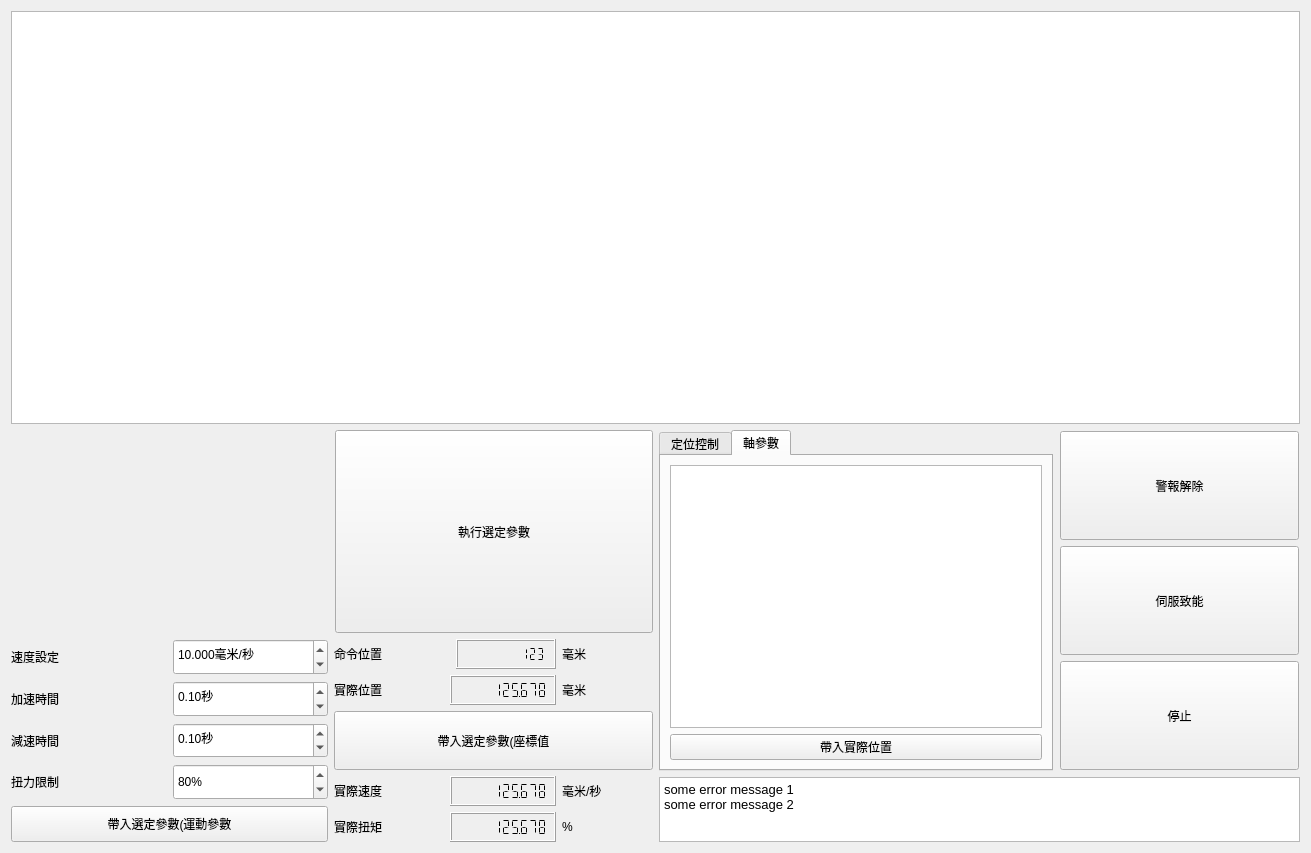
<?xml version="1.0" encoding="UTF-8"?>
<ui version="4.0">
 <class>FrontAxisParameter</class>
 <widget class="QWidget" name="FrontAxisParameter">
  <property name="geometry">
   <rect>
    <x>0</x>
    <y>0</y>
    <width>1311</width>
    <height>853</height>
   </rect>
  </property>
  <property name="windowTitle">
   <string>Form</string>
  </property>
  <layout class="QGridLayout" name="gridLayout_11">
   <item row="1" column="0">
    <layout class="QGridLayout" name="gridLayout_10">
     <item row="0" column="0">
      <layout class="QGridLayout" name="gridLayout_7">
       <item row="0" column="0">
        <layout class="QVBoxLayout" name="verticalLayout">
         <item>
          <layout class="QHBoxLayout" name="horizontalLayout">
           <item>
            <widget class="FrontTwinFilter2" name="widgetFilter" native="true">
             <property name="sizePolicy">
              <sizepolicy hsizetype="Preferred" vsizetype="Preferred">
               <horstretch>0</horstretch>
               <verstretch>0</verstretch>
              </sizepolicy>
             </property>
             <property name="minimumSize">
              <size>
               <width>0</width>
               <height>0</height>
              </size>
             </property>
            </widget>
           </item>
           <item>
            <widget class="QPushButton" name="pushButtonDirectExecution">
             <property name="sizePolicy">
              <sizepolicy hsizetype="Preferred" vsizetype="Preferred">
               <horstretch>0</horstretch>
               <verstretch>0</verstretch>
              </sizepolicy>
             </property>
             <property name="text">
              <string>執行選定參數</string>
             </property>
            </widget>
           </item>
          </layout>
         </item>
         <item>
          <layout class="QGridLayout" name="gridLayout_6">
           <item row="1" column="0">
            <layout class="QGridLayout" name="gridLayout_4">
             <item row="0" column="0">
              <widget class="QLabel" name="label_5">
               <property name="sizePolicy">
                <sizepolicy hsizetype="Preferred" vsizetype="Preferred">
                 <horstretch>0</horstretch>
                 <verstretch>0</verstretch>
                </sizepolicy>
               </property>
               <property name="minimumSize">
                <size>
                 <width>100</width>
                 <height>0</height>
                </size>
               </property>
               <property name="text">
                <string>速度設定</string>
               </property>
              </widget>
             </item>
             <item row="0" column="1">
              <widget class="QDoubleSpinBox" name="doubleSpinBoxSpeedReference">
               <property name="sizePolicy">
                <sizepolicy hsizetype="Preferred" vsizetype="Preferred">
                 <horstretch>0</horstretch>
                 <verstretch>0</verstretch>
                </sizepolicy>
               </property>
               <property name="suffix">
                <string>毫米/秒</string>
               </property>
               <property name="decimals">
                <number>3</number>
               </property>
               <property name="minimum">
                <double>-999.000000000000000</double>
               </property>
               <property name="maximum">
                <double>999.000000000000000</double>
               </property>
               <property name="value">
                <double>10.000000000000000</double>
               </property>
              </widget>
             </item>
             <item row="1" column="0">
              <widget class="QLabel" name="label_6">
               <property name="sizePolicy">
                <sizepolicy hsizetype="Preferred" vsizetype="Preferred">
                 <horstretch>0</horstretch>
                 <verstretch>0</verstretch>
                </sizepolicy>
               </property>
               <property name="minimumSize">
                <size>
                 <width>100</width>
                 <height>0</height>
                </size>
               </property>
               <property name="text">
                <string>加速時間</string>
               </property>
              </widget>
             </item>
             <item row="1" column="1">
              <widget class="QDoubleSpinBox" name="doubleSpinBoxAccerlation">
               <property name="sizePolicy">
                <sizepolicy hsizetype="Preferred" vsizetype="Preferred">
                 <horstretch>0</horstretch>
                 <verstretch>0</verstretch>
                </sizepolicy>
               </property>
               <property name="suffix">
                <string>秒</string>
               </property>
               <property name="decimals">
                <number>2</number>
               </property>
               <property name="minimum">
                <double>0.000000000000000</double>
               </property>
               <property name="maximum">
                <double>10.000000000000000</double>
               </property>
               <property name="singleStep">
                <double>0.100000000000000</double>
               </property>
               <property name="value">
                <double>0.100000000000000</double>
               </property>
              </widget>
             </item>
             <item row="2" column="0">
              <widget class="QLabel" name="label_7">
               <property name="sizePolicy">
                <sizepolicy hsizetype="Preferred" vsizetype="Preferred">
                 <horstretch>0</horstretch>
                 <verstretch>0</verstretch>
                </sizepolicy>
               </property>
               <property name="minimumSize">
                <size>
                 <width>100</width>
                 <height>0</height>
                </size>
               </property>
               <property name="text">
                <string>減速時間</string>
               </property>
              </widget>
             </item>
             <item row="2" column="1">
              <widget class="QDoubleSpinBox" name="doubleSpinBoxDecerlation">
               <property name="sizePolicy">
                <sizepolicy hsizetype="Preferred" vsizetype="Preferred">
                 <horstretch>0</horstretch>
                 <verstretch>0</verstretch>
                </sizepolicy>
               </property>
               <property name="suffix">
                <string>秒</string>
               </property>
               <property name="decimals">
                <number>2</number>
               </property>
               <property name="minimum">
                <double>0.000000000000000</double>
               </property>
               <property name="maximum">
                <double>10.000000000000000</double>
               </property>
               <property name="singleStep">
                <double>0.100000000000000</double>
               </property>
               <property name="value">
                <double>0.100000000000000</double>
               </property>
              </widget>
             </item>
             <item row="3" column="0">
              <widget class="QLabel" name="label_8">
               <property name="sizePolicy">
                <sizepolicy hsizetype="Preferred" vsizetype="Preferred">
                 <horstretch>0</horstretch>
                 <verstretch>0</verstretch>
                </sizepolicy>
               </property>
               <property name="minimumSize">
                <size>
                 <width>100</width>
                 <height>0</height>
                </size>
               </property>
               <property name="text">
                <string>扭力限制</string>
               </property>
              </widget>
             </item>
             <item row="3" column="1">
              <widget class="QDoubleSpinBox" name="doubleSpinBoxTorque">
               <property name="sizePolicy">
                <sizepolicy hsizetype="Preferred" vsizetype="Preferred">
                 <horstretch>0</horstretch>
                 <verstretch>0</verstretch>
                </sizepolicy>
               </property>
               <property name="suffix">
                <string>%</string>
               </property>
               <property name="decimals">
                <number>0</number>
               </property>
               <property name="minimum">
                <double>0.000000000000000</double>
               </property>
               <property name="maximum">
                <double>300.000000000000000</double>
               </property>
               <property name="value">
                <double>80.000000000000000</double>
               </property>
              </widget>
             </item>
             <item row="4" column="0" colspan="2">
              <widget class="QPushButton" name="pushButtonBankParameterSet">
               <property name="sizePolicy">
                <sizepolicy hsizetype="Preferred" vsizetype="Preferred">
                 <horstretch>0</horstretch>
                 <verstretch>0</verstretch>
                </sizepolicy>
               </property>
               <property name="text">
                <string>帶入選定參數(運動參數</string>
               </property>
              </widget>
             </item>
            </layout>
           </item>
           <item row="1" column="1">
            <layout class="QGridLayout" name="gridLayout_5">
             <item row="0" column="0" colspan="2">
              <widget class="QLabel" name="label">
               <property name="sizePolicy">
                <sizepolicy hsizetype="Preferred" vsizetype="Preferred">
                 <horstretch>0</horstretch>
                 <verstretch>0</verstretch>
                </sizepolicy>
               </property>
               <property name="minimumSize">
                <size>
                 <width>110</width>
                 <height>0</height>
                </size>
               </property>
               <property name="maximumSize">
                <size>
                 <width>100</width>
                 <height>30</height>
                </size>
               </property>
               <property name="text">
                <string>命令位置</string>
               </property>
              </widget>
             </item>
             <item row="0" column="2">
              <widget class="QLCDNumber" name="lcdNumberPositionReference">
               <property name="sizePolicy">
                <sizepolicy hsizetype="Preferred" vsizetype="Preferred">
                 <horstretch>0</horstretch>
                 <verstretch>0</verstretch>
                </sizepolicy>
               </property>
               <property name="smallDecimalPoint">
                <bool>true</bool>
               </property>
               <property name="digitCount">
                <number>10</number>
               </property>
               <property name="segmentStyle">
                <enum>QLCDNumber::Flat</enum>
               </property>
               <property name="value" stdset="0">
                <double>123.000000000000000</double>
               </property>
               <property name="intValue" stdset="0">
                <number>123</number>
               </property>
              </widget>
             </item>
             <item row="0" column="3">
              <widget class="QLabel" name="label_13">
               <property name="sizePolicy">
                <sizepolicy hsizetype="Preferred" vsizetype="Preferred">
                 <horstretch>0</horstretch>
                 <verstretch>0</verstretch>
                </sizepolicy>
               </property>
               <property name="minimumSize">
                <size>
                 <width>91</width>
                 <height>0</height>
                </size>
               </property>
               <property name="text">
                <string>毫米</string>
               </property>
              </widget>
             </item>
             <item row="2" column="1" colspan="2">
              <widget class="QLCDNumber" name="lcdNumberPositionFeedback">
               <property name="sizePolicy">
                <sizepolicy hsizetype="Preferred" vsizetype="Preferred">
                 <horstretch>0</horstretch>
                 <verstretch>0</verstretch>
                </sizepolicy>
               </property>
               <property name="smallDecimalPoint">
                <bool>true</bool>
               </property>
               <property name="digitCount">
                <number>10</number>
               </property>
               <property name="segmentStyle">
                <enum>QLCDNumber::Flat</enum>
               </property>
               <property name="value" stdset="0">
                <double>125.677999999999997</double>
               </property>
              </widget>
             </item>
             <item row="2" column="3">
              <widget class="QLabel" name="label_14">
               <property name="sizePolicy">
                <sizepolicy hsizetype="Preferred" vsizetype="Preferred">
                 <horstretch>0</horstretch>
                 <verstretch>0</verstretch>
                </sizepolicy>
               </property>
               <property name="minimumSize">
                <size>
                 <width>91</width>
                 <height>0</height>
                </size>
               </property>
               <property name="text">
                <string>毫米</string>
               </property>
              </widget>
             </item>
             <item row="3" column="0" colspan="4">
              <widget class="QPushButton" name="pushButtonBankCoordinateSet">
               <property name="sizePolicy">
                <sizepolicy hsizetype="Preferred" vsizetype="Preferred">
                 <horstretch>0</horstretch>
                 <verstretch>0</verstretch>
                </sizepolicy>
               </property>
               <property name="maximumSize">
                <size>
                 <width>1000</width>
                 <height>16777215</height>
                </size>
               </property>
               <property name="text">
                <string>帶入選定參數(座標值</string>
               </property>
              </widget>
             </item>
             <item row="5" column="1" colspan="2">
              <widget class="QLCDNumber" name="lcdNumberSpeedFeedback">
               <property name="sizePolicy">
                <sizepolicy hsizetype="Preferred" vsizetype="Preferred">
                 <horstretch>0</horstretch>
                 <verstretch>0</verstretch>
                </sizepolicy>
               </property>
               <property name="smallDecimalPoint">
                <bool>true</bool>
               </property>
               <property name="digitCount">
                <number>10</number>
               </property>
               <property name="segmentStyle">
                <enum>QLCDNumber::Flat</enum>
               </property>
               <property name="value" stdset="0">
                <double>125.677999999999997</double>
               </property>
              </widget>
             </item>
             <item row="5" column="3">
              <widget class="QLabel" name="label_15">
               <property name="sizePolicy">
                <sizepolicy hsizetype="Preferred" vsizetype="Preferred">
                 <horstretch>0</horstretch>
                 <verstretch>0</verstretch>
                </sizepolicy>
               </property>
               <property name="minimumSize">
                <size>
                 <width>50</width>
                 <height>0</height>
                </size>
               </property>
               <property name="text">
                <string>毫米/秒</string>
               </property>
              </widget>
             </item>
             <item row="6" column="0">
              <widget class="QLabel" name="label_4">
               <property name="sizePolicy">
                <sizepolicy hsizetype="Preferred" vsizetype="Preferred">
                 <horstretch>0</horstretch>
                 <verstretch>0</verstretch>
                </sizepolicy>
               </property>
               <property name="minimumSize">
                <size>
                 <width>110</width>
                 <height>0</height>
                </size>
               </property>
               <property name="maximumSize">
                <size>
                 <width>100</width>
                 <height>30</height>
                </size>
               </property>
               <property name="text">
                <string>實際扭矩</string>
               </property>
              </widget>
             </item>
             <item row="6" column="1" colspan="2">
              <widget class="QLCDNumber" name="lcdNumberTorqueFeedback">
               <property name="sizePolicy">
                <sizepolicy hsizetype="Preferred" vsizetype="Preferred">
                 <horstretch>0</horstretch>
                 <verstretch>0</verstretch>
                </sizepolicy>
               </property>
               <property name="smallDecimalPoint">
                <bool>true</bool>
               </property>
               <property name="digitCount">
                <number>10</number>
               </property>
               <property name="segmentStyle">
                <enum>QLCDNumber::Flat</enum>
               </property>
               <property name="value" stdset="0">
                <double>125.677999999999997</double>
               </property>
              </widget>
             </item>
             <item row="6" column="3">
              <widget class="QLabel" name="label_16">
               <property name="sizePolicy">
                <sizepolicy hsizetype="Preferred" vsizetype="Preferred">
                 <horstretch>0</horstretch>
                 <verstretch>0</verstretch>
                </sizepolicy>
               </property>
               <property name="minimumSize">
                <size>
                 <width>91</width>
                 <height>0</height>
                </size>
               </property>
               <property name="text">
                <string>%</string>
               </property>
              </widget>
             </item>
             <item row="2" column="0">
              <widget class="QLabel" name="label_2">
               <property name="sizePolicy">
                <sizepolicy hsizetype="Preferred" vsizetype="Preferred">
                 <horstretch>0</horstretch>
                 <verstretch>0</verstretch>
                </sizepolicy>
               </property>
               <property name="minimumSize">
                <size>
                 <width>110</width>
                 <height>0</height>
                </size>
               </property>
               <property name="maximumSize">
                <size>
                 <width>100</width>
                 <height>30</height>
                </size>
               </property>
               <property name="text">
                <string>實際位置</string>
               </property>
              </widget>
             </item>
             <item row="5" column="0">
              <widget class="QLabel" name="label_3">
               <property name="sizePolicy">
                <sizepolicy hsizetype="Preferred" vsizetype="Preferred">
                 <horstretch>0</horstretch>
                 <verstretch>0</verstretch>
                </sizepolicy>
               </property>
               <property name="minimumSize">
                <size>
                 <width>110</width>
                 <height>0</height>
                </size>
               </property>
               <property name="maximumSize">
                <size>
                 <width>100</width>
                 <height>30</height>
                </size>
               </property>
               <property name="text">
                <string>實際速度</string>
               </property>
              </widget>
             </item>
            </layout>
           </item>
          </layout>
         </item>
        </layout>
       </item>
      </layout>
     </item>
     <item row="0" column="1">
      <layout class="QGridLayout" name="gridLayout_9">
       <item row="0" column="0">
        <layout class="QGridLayout" name="gridLayout_8">
         <item row="0" column="0">
          <widget class="QTabWidget" name="tabWidgetCommandPanel">
           <property name="sizePolicy">
            <sizepolicy hsizetype="Preferred" vsizetype="Preferred">
             <horstretch>0</horstretch>
             <verstretch>0</verstretch>
            </sizepolicy>
           </property>
           <property name="currentIndex">
            <number>1</number>
           </property>
           <widget class="QWidget" name="tabPositioning">
            <property name="sizePolicy">
             <sizepolicy hsizetype="Expanding" vsizetype="Expanding">
              <horstretch>0</horstretch>
              <verstretch>0</verstretch>
             </sizepolicy>
            </property>
            <property name="font">
             <font>
              <pointsize>16</pointsize>
             </font>
            </property>
            <attribute name="title">
             <string>定位控制</string>
            </attribute>
            <layout class="QGridLayout" name="gridLayout_3">
             <item row="0" column="0">
              <layout class="QGridLayout" name="gridLayout_2">
               <item row="0" column="0">
                <widget class="QLabel" name="label_28">
                 <property name="sizePolicy">
                  <sizepolicy hsizetype="Preferred" vsizetype="Preferred">
                   <horstretch>0</horstretch>
                   <verstretch>0</verstretch>
                  </sizepolicy>
                 </property>
                 <property name="minimumSize">
                  <size>
                   <width>0</width>
                   <height>0</height>
                  </size>
                 </property>
                 <property name="maximumSize">
                  <size>
                   <width>16777215</width>
                   <height>16777215</height>
                  </size>
                 </property>
                 <property name="text">
                  <string>絕對</string>
                 </property>
                </widget>
               </item>
               <item row="0" column="1" colspan="2">
                <widget class="QDoubleSpinBox" name="doubleSpinBoxCoordinate">
                 <property name="sizePolicy">
                  <sizepolicy hsizetype="Preferred" vsizetype="Preferred">
                   <horstretch>0</horstretch>
                   <verstretch>0</verstretch>
                  </sizepolicy>
                 </property>
                 <property name="decimals">
                  <number>3</number>
                 </property>
                 <property name="minimum">
                  <double>-1000.000000000000000</double>
                 </property>
                 <property name="maximum">
                  <double>1000.000000000000000</double>
                 </property>
                </widget>
               </item>
               <item row="1" column="2" colspan="2">
                <widget class="QPushButton" name="pushButtonDirectStepMinus">
                 <property name="sizePolicy">
                  <sizepolicy hsizetype="Preferred" vsizetype="Preferred">
                   <horstretch>0</horstretch>
                   <verstretch>0</verstretch>
                  </sizepolicy>
                 </property>
                 <property name="maximumSize">
                  <size>
                   <width>16777215</width>
                   <height>16777215</height>
                  </size>
                 </property>
                 <property name="text">
                  <string>負方向(-</string>
                 </property>
                </widget>
               </item>
               <item row="1" column="4">
                <widget class="QPushButton" name="pushButtonDirectStepPlus">
                 <property name="sizePolicy">
                  <sizepolicy hsizetype="Preferred" vsizetype="Preferred">
                   <horstretch>0</horstretch>
                   <verstretch>0</verstretch>
                  </sizepolicy>
                 </property>
                 <property name="maximumSize">
                  <size>
                   <width>16777215</width>
                   <height>16777215</height>
                  </size>
                 </property>
                 <property name="text">
                  <string>正方向(+</string>
                 </property>
                </widget>
               </item>
               <item row="2" column="0">
                <widget class="QLabel" name="label_31">
                 <property name="sizePolicy">
                  <sizepolicy hsizetype="Preferred" vsizetype="Preferred">
                   <horstretch>0</horstretch>
                   <verstretch>0</verstretch>
                  </sizepolicy>
                 </property>
                 <property name="minimumSize">
                  <size>
                   <width>0</width>
                   <height>0</height>
                  </size>
                 </property>
                 <property name="maximumSize">
                  <size>
                   <width>16777215</width>
                   <height>16777215</height>
                  </size>
                 </property>
                 <property name="text">
                  <string>連續吋動</string>
                 </property>
                </widget>
               </item>
               <item row="0" column="3" colspan="2">
                <widget class="QPushButton" name="pushButtonDirectAbsolute">
                 <property name="sizePolicy">
                  <sizepolicy hsizetype="Preferred" vsizetype="Preferred">
                   <horstretch>0</horstretch>
                   <verstretch>0</verstretch>
                  </sizepolicy>
                 </property>
                 <property name="maximumSize">
                  <size>
                   <width>16777215</width>
                   <height>16777215</height>
                  </size>
                 </property>
                 <property name="autoFillBackground">
                  <bool>false</bool>
                 </property>
                 <property name="text">
                  <string>執行</string>
                 </property>
                </widget>
               </item>
               <item row="2" column="1" colspan="2">
                <widget class="QPushButton" name="pushButtonDirectBackward">
                 <property name="sizePolicy">
                  <sizepolicy hsizetype="Preferred" vsizetype="Preferred">
                   <horstretch>0</horstretch>
                   <verstretch>0</verstretch>
                  </sizepolicy>
                 </property>
                 <property name="maximumSize">
                  <size>
                   <width>16777215</width>
                   <height>16777215</height>
                  </size>
                 </property>
                 <property name="autoFillBackground">
                  <bool>false</bool>
                 </property>
                 <property name="text">
                  <string>負方向(-</string>
                 </property>
                 <property name="checkable">
                  <bool>true</bool>
                 </property>
                </widget>
               </item>
               <item row="2" column="3" colspan="2">
                <widget class="QPushButton" name="pushButtonDirectForward">
                 <property name="sizePolicy">
                  <sizepolicy hsizetype="Preferred" vsizetype="Preferred">
                   <horstretch>0</horstretch>
                   <verstretch>0</verstretch>
                  </sizepolicy>
                 </property>
                 <property name="maximumSize">
                  <size>
                   <width>16777215</width>
                   <height>16777215</height>
                  </size>
                 </property>
                 <property name="autoFillBackground">
                  <bool>false</bool>
                 </property>
                 <property name="text">
                  <string>正方向(+</string>
                 </property>
                 <property name="checkable">
                  <bool>true</bool>
                 </property>
                </widget>
               </item>
               <item row="1" column="1">
                <widget class="QDoubleSpinBox" name="doubleSpinBoxStep">
                 <property name="sizePolicy">
                  <sizepolicy hsizetype="Preferred" vsizetype="Preferred">
                   <horstretch>0</horstretch>
                   <verstretch>0</verstretch>
                  </sizepolicy>
                 </property>
                 <property name="decimals">
                  <number>3</number>
                 </property>
                 <property name="value">
                  <double>10.000000000000000</double>
                 </property>
                </widget>
               </item>
               <item row="1" column="0">
                <widget class="QLabel" name="label_21">
                 <property name="sizePolicy">
                  <sizepolicy hsizetype="Preferred" vsizetype="Preferred">
                   <horstretch>0</horstretch>
                   <verstretch>0</verstretch>
                  </sizepolicy>
                 </property>
                 <property name="minimumSize">
                  <size>
                   <width>0</width>
                   <height>0</height>
                  </size>
                 </property>
                 <property name="maximumSize">
                  <size>
                   <width>16777215</width>
                   <height>16777215</height>
                  </size>
                 </property>
                 <property name="text">
                  <string>吋動</string>
                 </property>
                </widget>
               </item>
              </layout>
             </item>
            </layout>
           </widget>
           <widget class="QWidget" name="tabAxisSetting">
            <attribute name="title">
             <string>軸參數</string>
            </attribute>
            <layout class="QGridLayout" name="gridLayout_12">
             <item row="0" column="0">
              <widget class="QTableView" name="tableViewAxis"/>
             </item>
             <item row="1" column="0">
              <widget class="QPushButton" name="pushButtonAxisSet">
               <property name="text">
                <string>帶入實際位置</string>
               </property>
              </widget>
             </item>
            </layout>
           </widget>
          </widget>
         </item>
         <item row="0" column="1">
          <layout class="QGridLayout" name="gridLayout">
           <property name="leftMargin">
            <number>1</number>
           </property>
           <property name="topMargin">
            <number>1</number>
           </property>
           <property name="rightMargin">
            <number>1</number>
           </property>
           <property name="bottomMargin">
            <number>1</number>
           </property>
           <item row="2" column="0">
            <widget class="QPushButton" name="pushButtonStop">
             <property name="sizePolicy">
              <sizepolicy hsizetype="Minimum" vsizetype="Preferred">
               <horstretch>0</horstretch>
               <verstretch>0</verstretch>
              </sizepolicy>
             </property>
             <property name="maximumSize">
              <size>
               <width>1000</width>
               <height>1000</height>
              </size>
             </property>
             <property name="layoutDirection">
              <enum>Qt::LeftToRight</enum>
             </property>
             <property name="autoFillBackground">
              <bool>false</bool>
             </property>
             <property name="text">
              <string>停止</string>
             </property>
            </widget>
           </item>
           <item row="0" column="0">
            <widget class="QPushButton" name="pushButtonDirectAlarmClear">
             <property name="sizePolicy">
              <sizepolicy hsizetype="Preferred" vsizetype="Preferred">
               <horstretch>0</horstretch>
               <verstretch>0</verstretch>
              </sizepolicy>
             </property>
             <property name="text">
              <string>警報解除</string>
             </property>
            </widget>
           </item>
           <item row="1" column="0">
            <widget class="QPushButton" name="pushButtonDirectServoOn">
             <property name="sizePolicy">
              <sizepolicy hsizetype="Minimum" vsizetype="Preferred">
               <horstretch>0</horstretch>
               <verstretch>0</verstretch>
              </sizepolicy>
             </property>
             <property name="text">
              <string>伺服致能</string>
             </property>
            </widget>
           </item>
          </layout>
         </item>
        </layout>
       </item>
       <item row="1" column="0">
        <widget class="QTextBrowser" name="textBrowserAlarmWarning">
         <property name="sizePolicy">
          <sizepolicy hsizetype="Preferred" vsizetype="Preferred">
           <horstretch>0</horstretch>
           <verstretch>0</verstretch>
          </sizepolicy>
         </property>
         <property name="maximumSize">
          <size>
           <width>16777215</width>
           <height>65</height>
          </size>
         </property>
         <property name="html">
          <string>&lt;!DOCTYPE HTML PUBLIC &quot;-//W3C//DTD HTML 4.0//EN&quot; &quot;http://www.w3.org/TR/REC-html40/strict.dtd&quot;&gt;
&lt;html&gt;&lt;head&gt;&lt;meta name=&quot;qrichtext&quot; content=&quot;1&quot; /&gt;&lt;style type=&quot;text/css&quot;&gt;
p, li { white-space: pre-wrap; }
&lt;/style&gt;&lt;/head&gt;&lt;body style=&quot; font-family:'.SF NS Text'; font-size:13pt; font-weight:400; font-style:normal;&quot;&gt;
&lt;p style=&quot; margin-top:0px; margin-bottom:0px; margin-left:0px; margin-right:0px; -qt-block-indent:0; text-indent:0px;&quot;&gt;&lt;span style=&quot; font-family:'MS Shell Dlg 2'; font-size:10pt;&quot;&gt;some error message 1&lt;/span&gt;&lt;/p&gt;
&lt;p style=&quot; margin-top:0px; margin-bottom:0px; margin-left:0px; margin-right:0px; -qt-block-indent:0; text-indent:0px;&quot;&gt;&lt;span style=&quot; font-family:'MS Shell Dlg 2'; font-size:10pt;&quot;&gt;some error message 2&lt;/span&gt;&lt;/p&gt;
&lt;p style=&quot;-qt-paragraph-type:empty; margin-top:0px; margin-bottom:0px; margin-left:0px; margin-right:0px; -qt-block-indent:0; text-indent:0px; font-family:'MS Shell Dlg 2'; font-size:10pt;&quot;&gt;&lt;br /&gt;&lt;/p&gt;&lt;/body&gt;&lt;/html&gt;</string>
         </property>
        </widget>
       </item>
      </layout>
     </item>
    </layout>
   </item>
   <item row="0" column="0">
    <widget class="QTableView" name="tableViewCommandBlock">
     <property name="sizePolicy">
      <sizepolicy hsizetype="Preferred" vsizetype="Preferred">
       <horstretch>0</horstretch>
       <verstretch>0</verstretch>
      </sizepolicy>
     </property>
     <property name="maximumSize">
      <size>
       <width>16777215</width>
       <height>600</height>
      </size>
     </property>
     <property name="selectionMode">
      <enum>QAbstractItemView::SingleSelection</enum>
     </property>
     <property name="selectionBehavior">
      <enum>QAbstractItemView::SelectRows</enum>
     </property>
     <property name="textElideMode">
      <enum>Qt::ElideRight</enum>
     </property>
     <property name="wordWrap">
      <bool>false</bool>
     </property>
     <property name="cornerButtonEnabled">
      <bool>false</bool>
     </property>
     <attribute name="horizontalHeaderCascadingSectionResizes">
      <bool>true</bool>
     </attribute>
     <attribute name="horizontalHeaderHighlightSections">
      <bool>false</bool>
     </attribute>
     <attribute name="horizontalHeaderStretchLastSection">
      <bool>false</bool>
     </attribute>
     <attribute name="verticalHeaderVisible">
      <bool>false</bool>
     </attribute>
    </widget>
   </item>
  </layout>
 </widget>
 <customwidgets>
  <customwidget>
   <class>FrontTwinFilter2</class>
   <extends>QWidget</extends>
   <header>fronttwinfilter2.h</header>
   <container>1</container>
  </customwidget>
 </customwidgets>
 <resources/>
 <connections/>
</ui>
